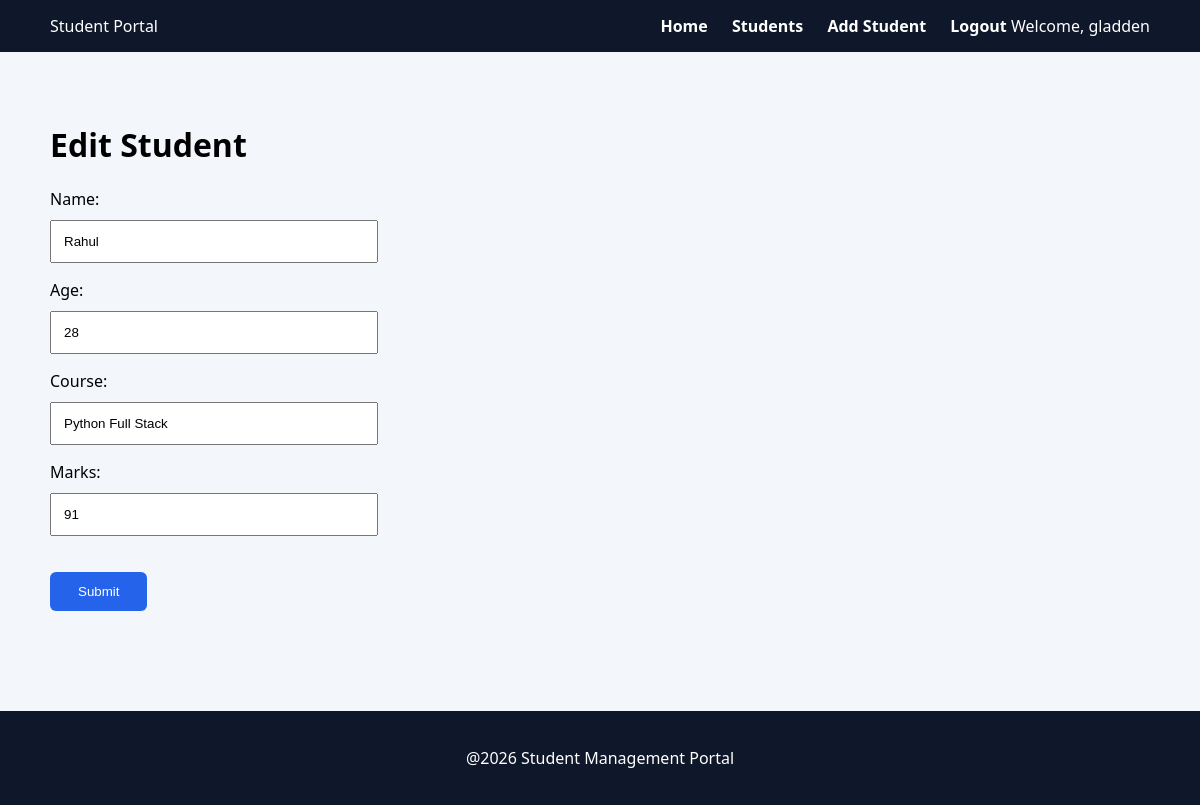
The app's page /edit/1 (signed in) with its own data.
### students/models.py (models this page shows, shortened)
class Student(models.Model):
    name = models.CharField(max_length=100)
    course = models.CharField(max_length=100)
    marks = models.IntegerField()
    age = models.IntegerField(default=18)

### students/views.py (the view)
# urls.py: path('edit/<int:id>',views.edit_student),
@login_required
def edit_student(request,id):
    student = Student.objects.get(id=id)
    if request.method == "POST":
        form = StudentForm(request.POST,instance=student)
        if form.is_valid():
            form.save()
            return redirect('/students/')
    else:
        form = StudentForm(instance=student)
    return render(request,'edit_student.html',{'form':form})

### students/forms.py
class StudentForm(forms.ModelForm):
    class Meta:
        model = Student
        fields = ['name','age','course','marks']

### students/templates/edit_student.html (shortened to what this page needs)
{% extends 'base.html'%}
{% block content %}
<h1>Edit Student</h1>
<form method="post" class="form">
    {{ form.as_p }}
    <button class="btn">Submit</button>
</form>
{% endblock %}

### students/templates/base.html (shortened to what this page needs)
{% load static %}
<!DOCTYPE html>
<html>
    <head>
        <link rel="stylesheet" href="{%static 'css/style.css'%}">
    </head>
    <body>
        <header class="navbar">
            <div class="logo">Student Portal</div>
            <nav>
                <a href="/">Home</a>
                <a href="/students">Students</a>
                <a href="/add">Add Student</a>
                <a href="/logout">Logout</a>
                {% if user.is_authenticated %}
                    <span class="welcome">Welcome, {{ user.username }}</span>
                {% else %}
                    <a href="/login">Login</a>
                {% endif %}
            </nav>
        </header>
        <div class="container">
            {% block content %}
            {% endblock %}
        </div>
        <footer class="footer">
            <p>@2026 Student Management Portal</p>
        </footer>
    </body>
</html>

### students/static/css/style.css (style rules this page uses)
body { margin:0; font-family: 'Segoe UI', Tahoma, Geneva, Verdana, sans-serif; background:#f3f6fb; }
.navbar { background:#0f172a; color:white; display:flex; justify-content:space-between; align-items:center; padding:15px 50px; }
.navbar a { color:white; margin-left:20px; text-decoration:none; font-weight:bold; }
.container { padding:50px; }
.btn { display:inline-block; margin-top:20px; padding:12px 28px; background:#2563eb; color:white; border:none; border-radius:6px; text-decoration:none; cursor:pointer; }
.form input { display:block; width:300px; padding:12px; margin:10px 0; }
.footer { text-align:center; background:#0f172a; color:white; padding:20px; margin-top:50px; }

### records on screen
Student: name "Rahul", age "28", course "Python Full Stack", marks "91"

### other values on screen
{{ user.username }} "gladden"
